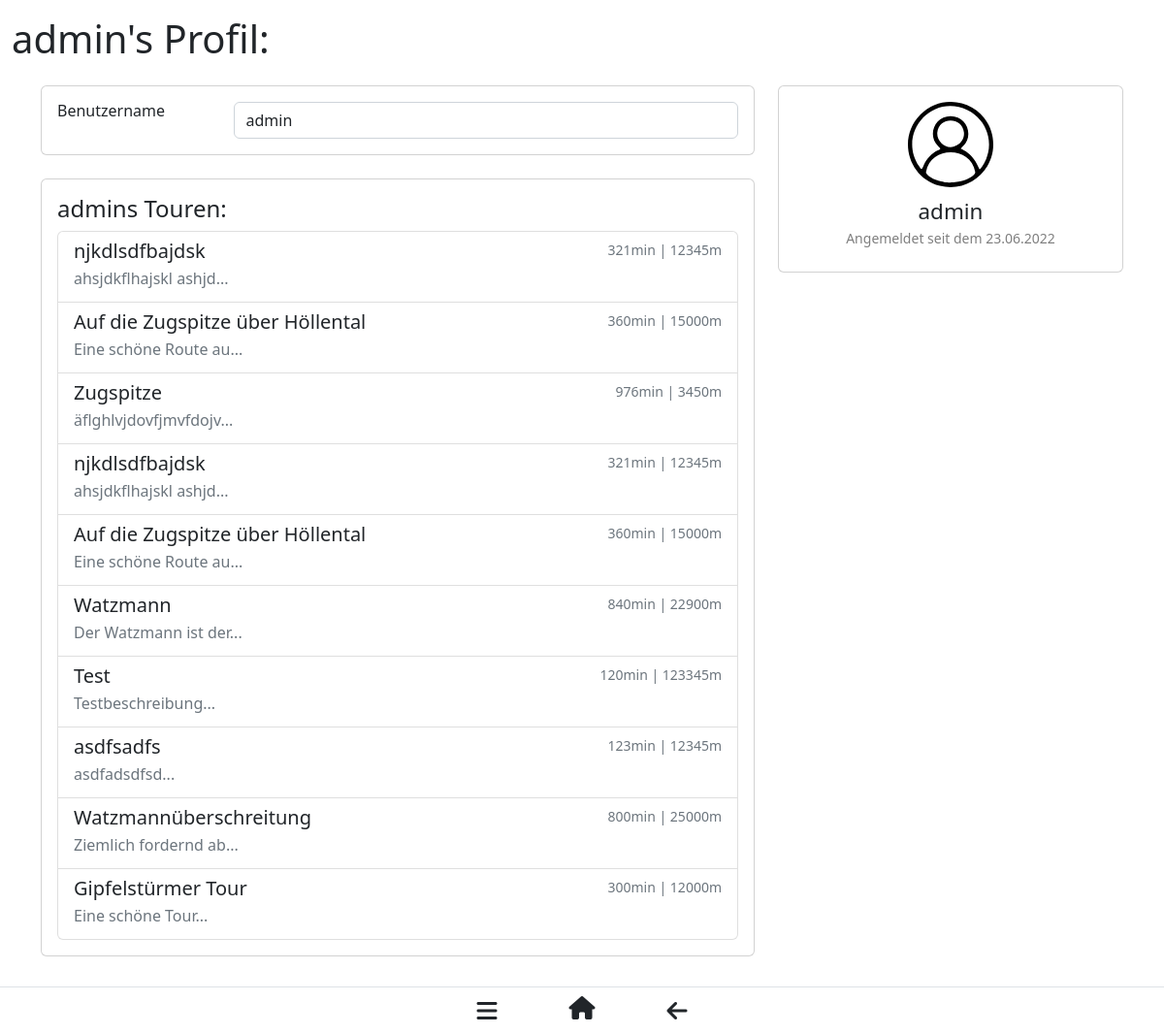
Screenshot of /profil/admin with the database file from the repository.
### hikerz/db.py (models this page shows, shortened)
class User(db.Model):
    __tablename__ = 'User'
    username = db.Column(db.String(45), primary_key=True)
    emailAdresse = db.Column(db.String(45), nullable=False, unique=True)
    password = db.Column(db.String(80), nullable=False)
    rolle = db.Column(db.Integer(),  nullable=False)
    creatorOfRoute = db.relationship('Route', back_populates='creatorRelationship')
    creatorOfHighlight = db.relationship('Highlight', back_populates='creatorRelationship')
    creatorOfRouteImage = db.relationship('RouteImage', back_populates='creatorRelationship')
    creatorOfReview = db.relationship('Review', back_populates='creatorRelationship')
    member_since = db.Column(db.String(10), nullable=False, default="01.01.2022")

class Route(db.Model):
    __tablename__ = 'Route'
    id = db.Column(db.Integer(), primary_key=True)
    name = db.Column(db.String(45), nullable=False, default='Neue Route')
    description = db.Column(db.String(1024), nullable=False)
    trail = db.Column(db.String(45), nullable=False)
    previewImage = db.Column(db.String(255), nullable=False, default='PathToDefaultImage')
    technicalDifficulty = db.Column(db.Integer(), nullable=True)
    stamina = db.Column(db.Integer(), nullable=True)
    distance = db.Column(db.Integer(), nullable=False) # distance in meters
    duration = db.Column(db.Integer(), nullable=True) # could be calculated from the length of the trail and the average hiking speed
    longitude = db.Column(db.String(15), nullable=False)
    latitude = db.Column(db.String(15), nullable=False)
    creator = db.Column(db.String(45), db.ForeignKey('User.username'))
    creatorRelationship = db.relationship('User', back_populates='creatorOfRoute')
    highlightInRoute = db.relationship('HighlightInRoute', back_populates='route')
    routeImage = db.relationship('RouteImage', back_populates='route')
    tagOfRoute = db.relationship('TagOfRoute', back_populates='route')
    review = db.relationship('Review', back_populates='route')

### hikerz/views.py (the view, shortened to what this page needs)
@views.route('/profil/<username>', methods=["GET", "POST"])
def profile(username):
    displayed_user = User.query.filter_by(username=username).first() # Get the users data from the database
    if not displayed_user:
        abort(404)
    form = AccountSettings()
    displayed_tours = Route.query.filter_by(creator=displayed_user.username).all()
    return render_template("profile.html", form=form, user = displayed_user, displayed_tours = displayed_tours)

### hikerz/forms.py (shortened to what this page needs)
class AccountSettings(FlaskForm):
    user_name = StringField('Benutzername')
    email = StringField(
        'E-Mail Addresse', validators=[Email("Bitte überprüfe die E-Mail-Adresse")])
    new_password = PasswordField('Neues Passwort', [
        EqualTo('confirm_password', message='Die Passwörter stimmen nicht überein')
    ])
    confirm_password = PasswordField('Passwort bestätigen')
    submit = SubmitField("Änderungen speichern")

### hikerz/templates/profile.html (shortened to what this page needs)
{%extends "base.html"%}
{%block content%}
<div class="row mt-3">
    <h1>{{user.username}}'s Profil:</h1>
</div>
<div class="container mt-3">
    <div>
        <form action="{{user.benutzername}}" method="post">
            <div class="row gutters-sm">
                <div class="col-md-8 mb-3">
                    <div class="card">
                        <div class="card-body">
                            <div class="row">
                                <div class="col-sm-3">
                                    <h6 class="mb-0">{{form.user_name.label(class="form-label")}}</h6>
                                </div>
                                <div class="col-sm-9 text-secondary">
                                    {{form.user_name(class="form-control",value=user.username, readonly=
                                    not(current_user.username==user.username))}}
                                </div>
                            </div>
                        </div>
                    </div>
                    <div class="card mt-4">
                        <div class="card-body">
                            <h4>{{user.username}}s Touren:</h4>
                            <div class="list-group">
                                {%if displayed_tours%}
                                {%for t in displayed_tours%}
                                <a href="#" class="list-group-item list-group-item-action">
                                    <div class="d-flex w-100 justify-content-between">
                                        <h5 class="mb-1">{{t.name}}</h5>
                                        <small class="text-secondary">{{t.duration}}min | {{t.distance}}m</small>
                                    </div>
                                    <p class="mb-1 text-secondary">{{t.description[:20]}}...</p>
                                </a>
                                {%endfor%}
                                {%else%}
                                <div class="mt-3 d-flex flex-column align-items-center text-center">
                                    <h3 class="text-black-50 fst-italic">{{user.username}} hat noch keine Touren veröffentlicht.</h3>
                                </div>
                                {%endif%}
                            </div>
                        </div>
                    </div>
                </div>
                <div class="col-md-4">
                    <div class="card">
                        <div class="card-body">
                            <div class="d-flex flex-column align-items-center text-center">
                                <div class="row">
                                    <img class="mb-2" src="{{url_for('static', filename='img/avatar.svg')}}"
                                        alt="Avatar" style="width:7em">
                                </div>
                                <div class="row mb-2">
                                    <div class="align-center" style="font-size: 1.4em">{{user.username}}</div>
                                    <small class="text-black-50">Angemeldet seit dem {{user.member_since}}</small>
                                </div>
                            </div>
                        </div>
                    </div>
                </div>
            </div>
        </form>
    </div>
</div>
{%endblock%}

### hikerz/templates/base.html (shortened to what this page needs)
<!DOCTYPE html>
<html lang="de">
<head>
    <link href="https://cdn.jsdelivr.net/npm/bootstrap@5.2.0-beta1/dist/css/bootstrap.min.css" rel="stylesheet"
>
    <link rel="stylesheet" href="{{url_for('static', filename='styles.css')}}">
    <link rel="stylesheet" href="https://cdn.datatables.net/1.12.0/css/dataTables.bootstrap5.min.css">
    <link rel="stylesheet" href="https://cdnjs.cloudflare.com/ajax/libs/font-awesome/6.1.1/css/all.min.css"
 />
</head>
<body>
    <div class="container-fluid" style="margin-bottom:4em">
        {%block content%}{%endblock%}
    </div>
    <ul class="nav justify-content-center fixed-bottom border-top align-middle" style="background-color:white">
        <li class="nav-item mx-4">
            <button class="btn float-start" data-bs-toggle="offcanvas" data-bs-target="#offcanvas" role="button"
                style="height:3em">
                <i class="fa fa-bars fa-xl"></i>
            </button>
        </li>
        <li class="nav-item mx-4">
            {%if current_user.is_authenticated%}
            <a class="btn float-start py-2" href="{{url_for('views.index')}}" role="button">
                <i class="fa fa-house fa-xl"></i>
            </a>
            {%else%}
            <a class="btn float-start py-2" href="/" role="button">
                <i class="fa fa-house fa-xl"></i>
            </a>
            {%endif%}
        </li>
        <li class="nav-item mx-4">
            <button class="btn float-start" onclick="window.history.back()" role="button" style="height:3em">
                <i class="fa fa-arrow-left fa-xl"></i>
            </button>
        </li>
    </ul>
</body>
</html>

### hikerz/static/styles.css (style rules this page uses)
:root { --farbe1: #2D5016; --farbe2: #93B7BE; --farbe3: #635255; --farbe4: #DD9787; --farbe5: #FFD4CA; --farbe6: #f1f4e8; }

### rows the page displays
User: username "admin", member_since "23.06.2022"
Route: name "njkdlsdfbajdsk", duration "321", distance "12345", description "ahsjdkflhajskl ashjd"
Route: name "Auf die Zugspitze über Höllental", duration "360", distance "15000", description "Eine schöne Route au"
Route: name "Zugspitze", duration "976", distance "3450", description "äflghlvjdovfjmvfdojv"
Route: name "njkdlsdfbajdsk", duration "321", distance "12345", description "ahsjdkflhajskl ashjd"
Route: name "Auf die Zugspitze über Höllental", duration "360", distance "15000", description "Eine schöne Route au"
Route: name "Watzmann", duration "840", distance "22900", description "Der Watzmann ist der"
Route: name "Test", duration "120", distance "123345", description "Testbeschreibung"
Route: name "asdfsadfs", duration "123", distance "12345", description "asdfadsdfsd"
Route: name "Watzmannüberschreitung", duration "800", distance "25000", description "Ziemlich fordernd ab"
Route: name "Gipfelstürmer Tour", duration "300", distance "12000", description "Eine schöne Tour"
